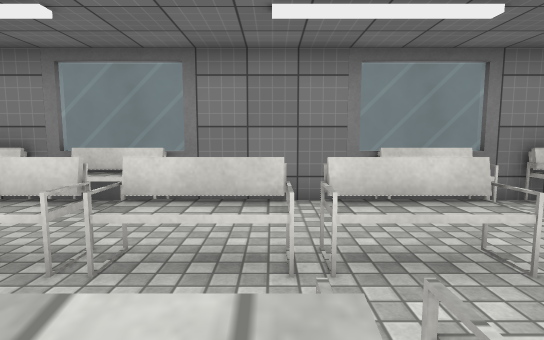
view 1 (above)

24 first-person views from a walk through a Unity game level. The camera is 1.3 m above the floor, tilts 6° down and sees 80° across. The floor is counted in squares, 1 m on a side. Each view is taken from the middle of a square. On the plan, view 1 faces up. The plan holds only what a view shows up to about 14 squares ahead; the rest is blank. The player is left out. Some animated figures are left out. Door leaves are left out, so doorways stand open. Surface patterns are stand-ins for the level's own textures.

view 2
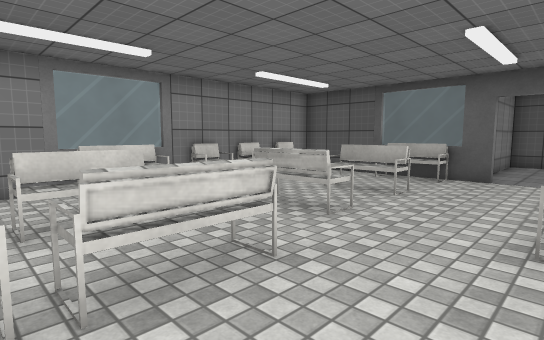

view 3
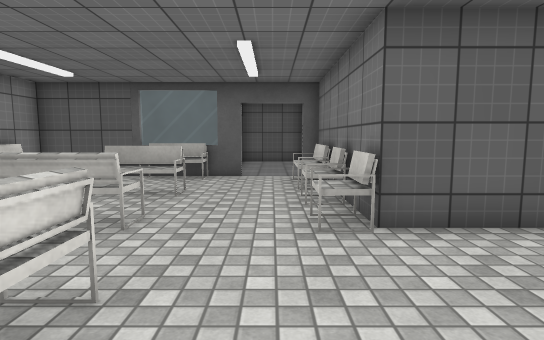

view 4
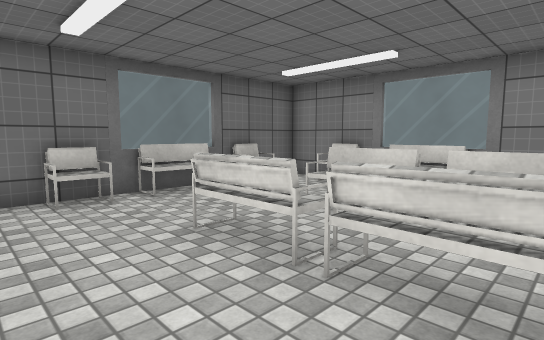

view 5
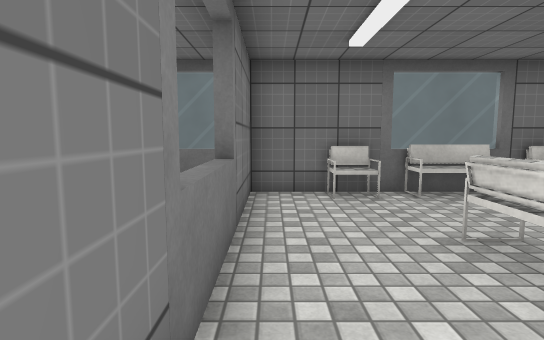

view 6
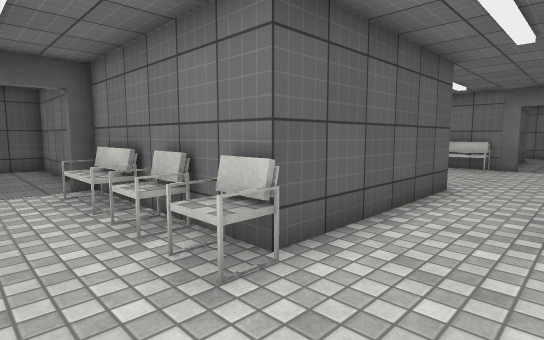

view 7
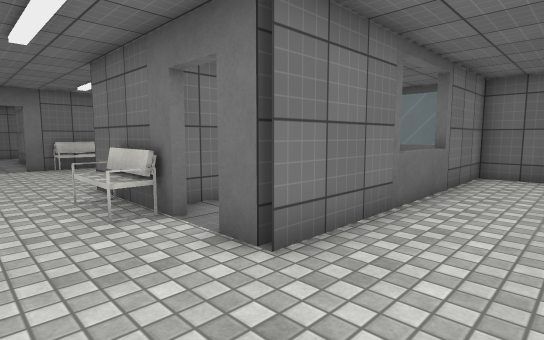

view 8
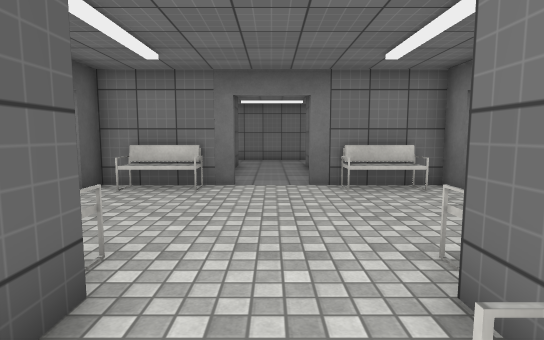

view 9
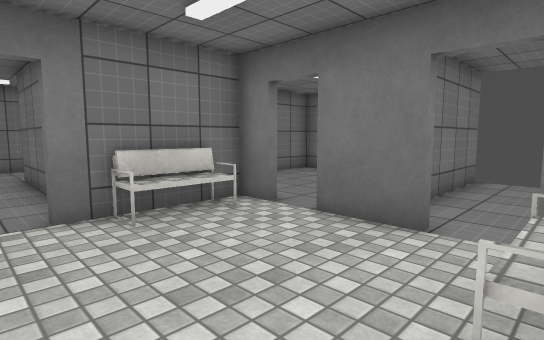

view 10
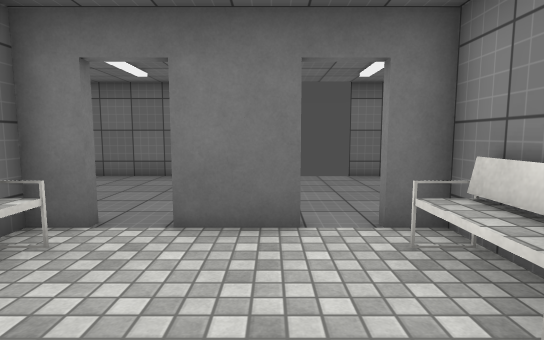

view 11
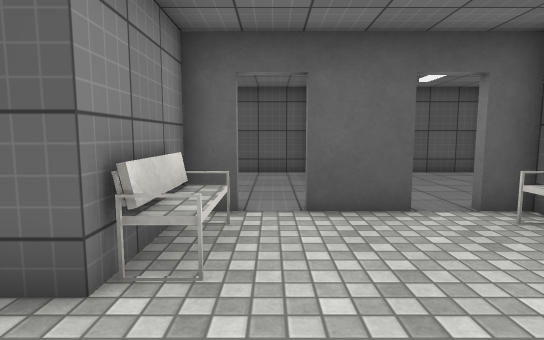

view 12
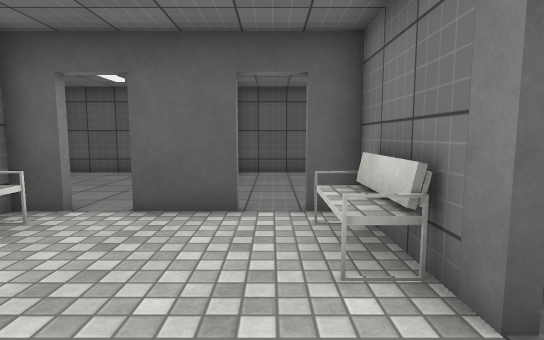

view 13
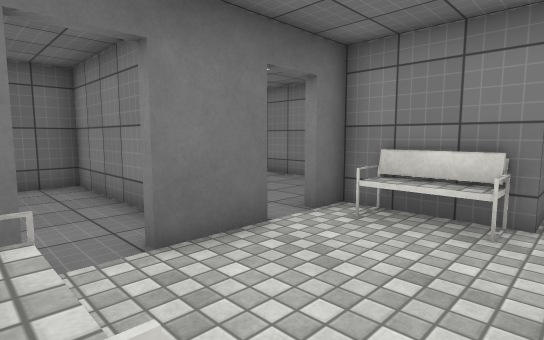

view 14
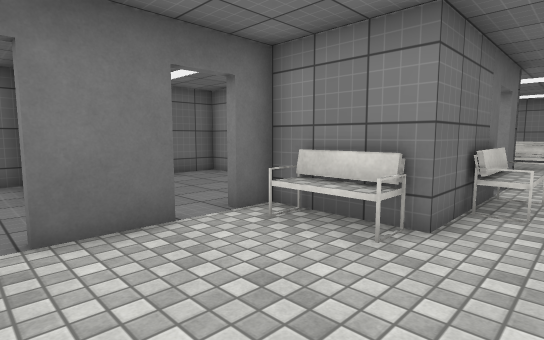

view 15
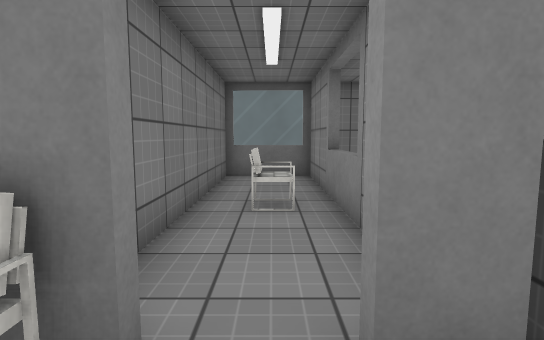

view 16
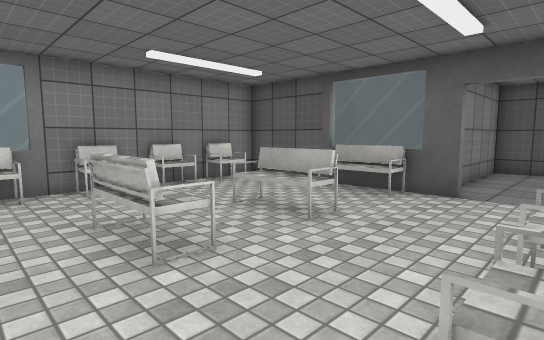

view 17
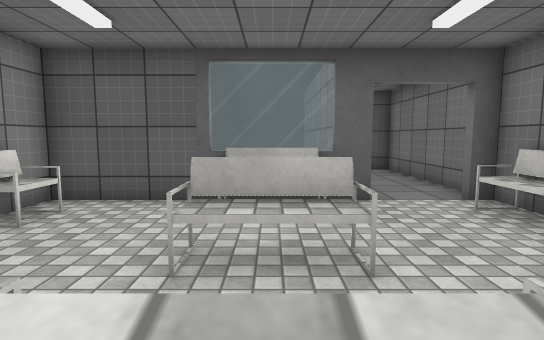

view 18
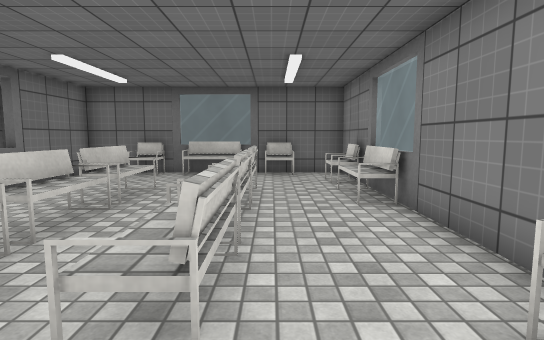

view 19
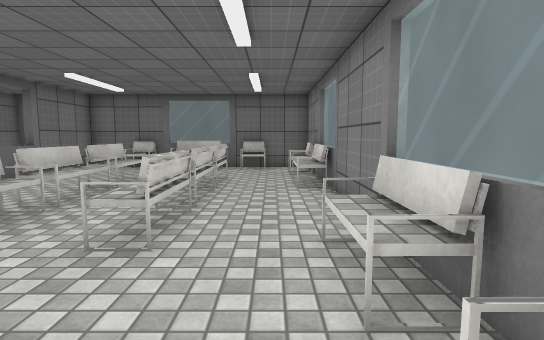

view 20
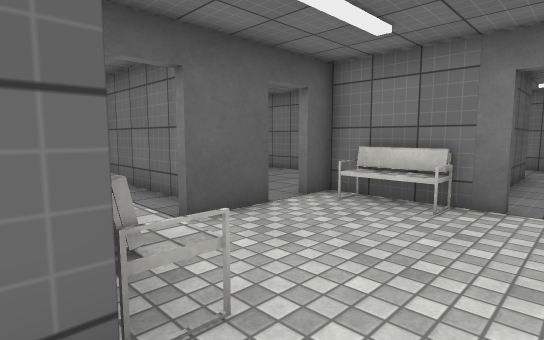

view 21
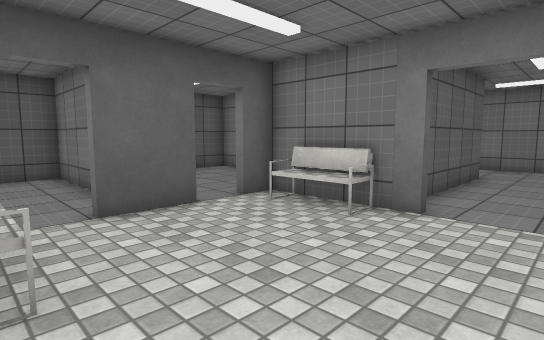

view 22
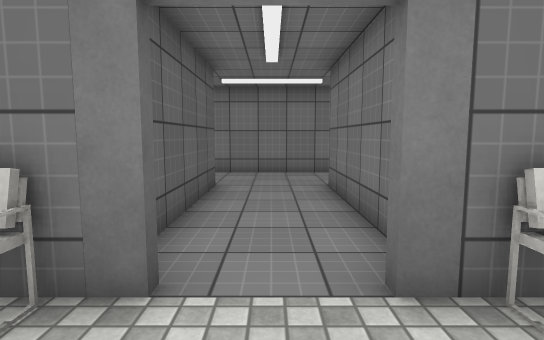

view 23
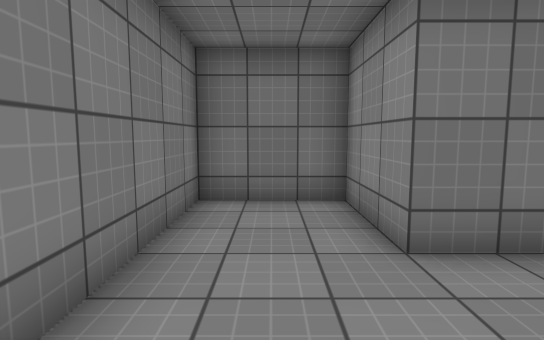

view 24
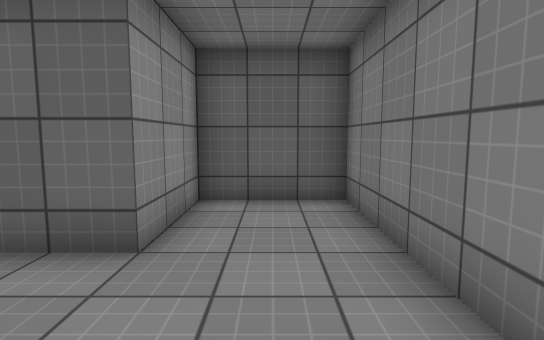

### Floor plan
Ten units are one square. View 1 is at (0, 0); x grows to the right and y downward. Boxes are objects, and circles mark ways between rooms. Rooms are numbered by the first view taken in them; rooms with no view inside come last. Other rooms are left out.
<svg viewBox="-81 -70 251 310">
<path fill="none" stroke="#000" d="M45 25 110 25M105 1 105 -65 -75 -65 -75 25 15 25M105 26 105 20M-15 105 -15 125M75 95 75 85 45 85 45 25M39 145 75 145 75 135M75 125 75 105M15 47 15 85 -15 85 -15 95M-15 135 -15 145 20 145M15 161 15 205 -15 205 -15 235 75 235 75 205 45 205 45 161M-46 57 -75 57 -75 85M-76 114 -40 114M110 25 165 25 165 -5 126 -5M-14 27 -75 27 -75 55 9 55"/>
<rect x="-75" y="-5" width="10" height="10" fill="#bbb"><title>chair</title></rect>
<rect x="-75" y="-35" width="10" height="30" fill="#bbb"><title>bench</title></rect>
<rect x="-75" y="-45" width="10" height="10" fill="#bbb"><title>chair</title></rect>
<rect x="-65" y="-65" width="20" height="10" fill="#bbb"><title>chair</title></rect>
<rect x="-45" y="-15" width="20" height="10" fill="#bbb"><title>bench</title></rect>
<rect x="-45" y="-35" width="20" height="10" fill="#bbb"><title>bench</title></rect>
<rect x="-45" y="-65" width="30" height="10" fill="#bbb"><title>bench</title></rect>
<rect x="-25" y="-15" width="30" height="10" fill="#bbb"><title>bench</title></rect>
<rect x="-25" y="-35" width="30" height="10" fill="#bbb"><title>bench</title></rect>
<rect x="5" y="-15" width="20" height="10" fill="#bbb"><title>bench</title></rect>
<rect x="5" y="-35" width="20" height="10" fill="#bbb"><title>bench</title></rect>
<rect x="15" y="-65" width="30" height="10" fill="#bbb"><title>bench</title></rect>
<rect x="45" y="15" width="10" height="10" fill="#bbb"><title>chair</title></rect>
<rect x="45" y="-35" width="10" height="30" fill="#bbb"><title>bench</title></rect>
<rect x="45" y="-65" width="20" height="10" fill="#bbb"><title>chair</title></rect>
<rect x="55" y="15" width="20" height="10" fill="#bbb"><title>chair</title></rect>
<rect x="65" y="-35" width="10" height="30" fill="#bbb"><title>bench</title></rect>
<rect x="65" y="-65" width="10" height="10" fill="#bbb"><title>chair</title></rect>
<rect x="75" y="15" width="30" height="10" fill="#bbb"><title>bench</title></rect>
<rect x="85" y="-65" width="10" height="10" fill="#bbb"><title>chair</title></rect>
<rect x="95" y="-35" width="10" height="30" fill="#bbb"><title>bench</title></rect>
<rect x="-5" y="135" width="20" height="10" fill="#bbb"><title>bench</title></rect>
<rect x="-5" y="85" width="20" height="10" fill="#bbb"><title>bench</title></rect>
<rect x="15" y="45" width="10" height="30" fill="#bbb"><title>bench</title></rect>
<rect x="45" y="135" width="20" height="10" fill="#bbb"><title>bench</title></rect>
<rect x="45" y="85" width="20" height="10" fill="#bbb"><title>bench</title></rect>
<rect x="-35" y="35" width="10" height="10" fill="#bbb"><title>chair</title></rect>
<circle cx="24" cy="34" r="3" fill="#2a7"/>
<circle cx="106" cy="8" r="3" fill="#2a7"/>
<circle cx="32" cy="146" r="3" fill="#2a7"/>
<circle cx="-15" cy="100" r="3" fill="#2a7"/>
<text x="10" y="-20">1</text>
<text x="30" y="100">2</text>
<text x="30" y="210">3</text>
<text x="-50" y="80">4</text>
<text x="140" y="10">5</text>
<text x="-40" y="40">6</text>
</svg>
Room 1 opens to room 2. Room 1 opens to room 5. Room 2 opens to room 3. Room 2 opens to room 4.

Where each view was taken, in squares from view 1:
view 1: 0 up, 0 right, facing up
view 2: 2 down, 0 right, facing up-right
view 3: 1 down, 0 right, facing right
view 4: 2 down, 0 right, facing up-left
view 5: 2 down, 0 right, facing left
view 6: 0 up, 2 right, facing down-right
view 7: 0 up, 4 right, facing down-left
view 8: 6 down, 3 right, facing down
view 9: 9 down, 3 right, facing down-left
view 10: 11 down, 3 right, facing left
view 11: 10 down, 2 right, facing right
view 12: 13 down, 2 right, facing right
view 13: 14 down, 2 right, facing up-left
view 14: 13 down, 3 right, facing up-left
view 15: 4 down, 3 right, facing left
view 16: 2 down, 3 right, facing up-right
view 17: 2 up, 4 right, facing right
view 18: 4 up, 4 right, facing left
view 19: 5 up, 6 right, facing left
view 20: 8 down, 3 right, facing down-right
view 21: 9 down, 2 right, facing down-right
view 22: 12 down, 3 right, facing down
view 23: 22 down, 5 right, facing left
view 24: 22 down, 1 right, facing right
